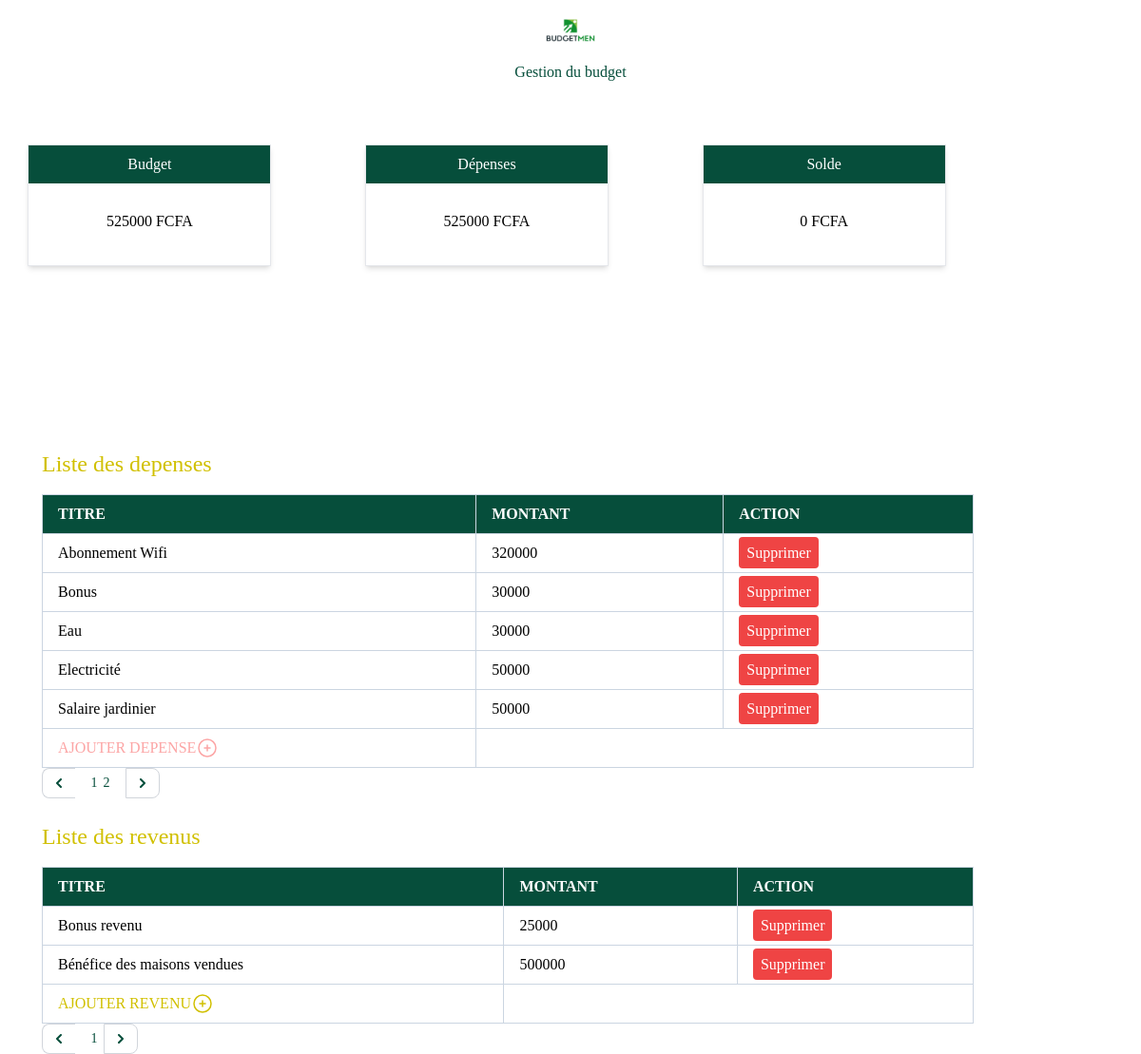
Before: / with the older database file.
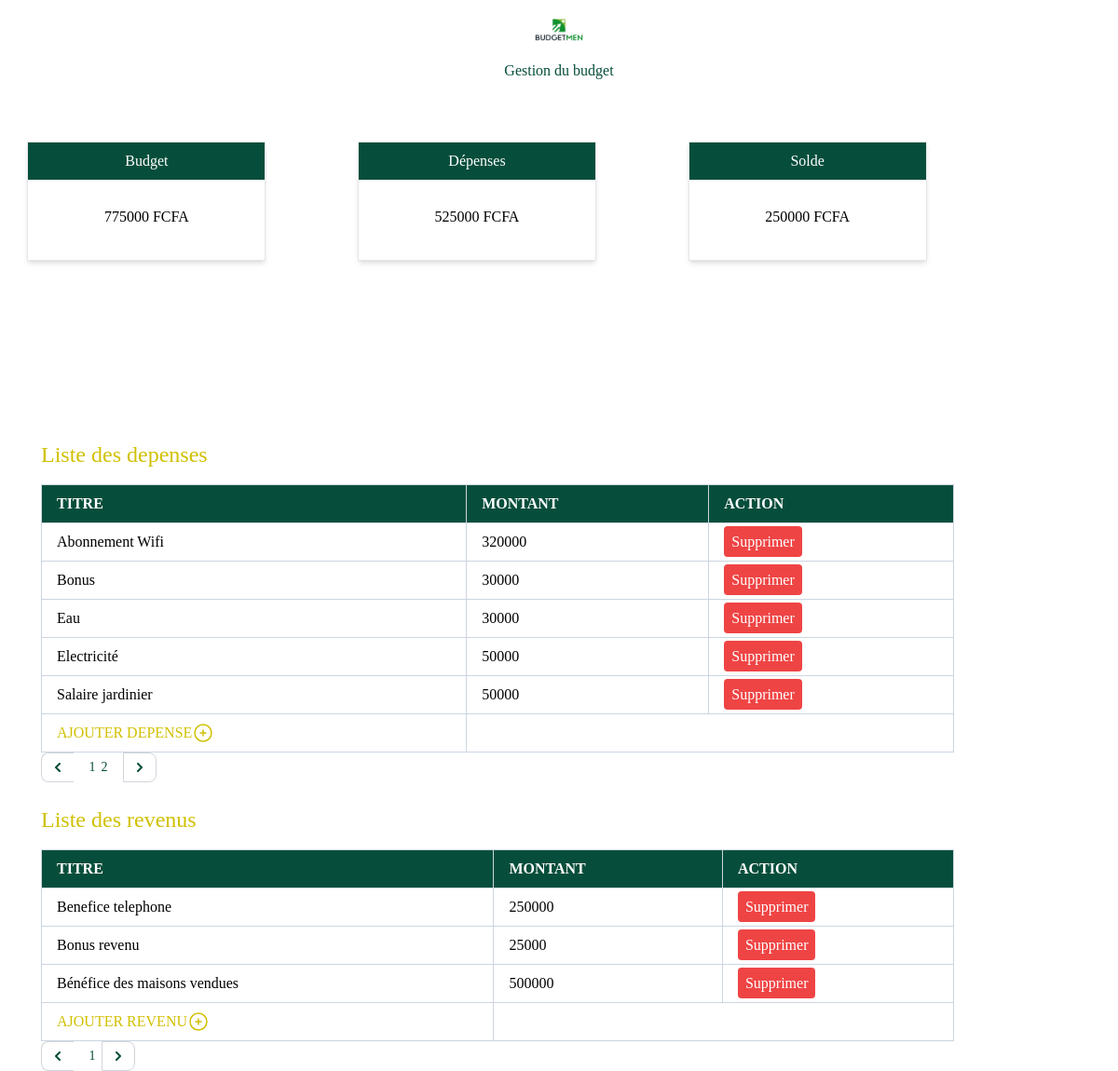
After: the same page with the newer database file.
### app.py (models this page shows, shortened)
class Depense(db.Model):
    id = db.Column(db.Integer, primary_key=True)
    titre = db.Column(db.String(100), nullable=False)
    montant = db.Column(db.Integer, nullable=False)

class Revenu(db.Model):
    id = db.Column(db.Integer, primary_key=True)
    titre = db.Column(db.String(100), nullable=False)
    montant = db.Column(db.Integer, nullable=False)

### app.py (the view)
@app.route("/")
def index():
    page = request.args.get('page', 1, type=int)  # par defaut 1
    depenses = Depense.query.order_by(Depense.titre).paginate(page=page, per_page=5, error_out=False)
    page = request.args.get('page', 1, type=int)
    revenus = Revenu.query.order_by(Revenu.titre).paginate(page=page, per_page=5, error_out=False)
    total_deps = db.session.query(db.func.sum(Depense.montant)).scalar()
    budget = db.session.query(db.func.sum(Revenu.montant)).scalar()
    solde = budget - total_deps
    return render_template("index.html",total_deps=total_deps, depenses=depenses, revenus=revenus, budget=budget, solde=solde)

### templates/index.html (shortened to what the changed rows need)
{% extends "./base.html" %}
  {% block content %}
    {% include "logo.html" %}
      <div>
        <div class="container pt-5">
            <div class="grid grid-cols-3 gap-10  dark:grid grid-rows-2 md:cols-1">
              <div class="bg-white shadow-md min-w-64 min-h-32 mx-auto border border-gray-200 "><div class="grid-flow-row px-4 py-2 bg-emerald-900 text-white text-center">Budget</div><p class="text-center m-7"> {{ budget }} FCFA</p></div>
              <div class="bg-white shadow-md min-w-64 min-h-32 mx-auto border border-gray-200 "><div class="grid-flow-row px-4 py-2 bg-emerald-900 text-white text-center">Solde</div><p class="text-center m-7"> {{ solde }} FCFA</p></div>
            </div>
          <br>
            {% include "layouts.html" %}
          <div>
            <div class="pl-11">
              <h1 class="font text-2xl mb-4 text-[#D1C000]">Liste des depenses</h1>
              <table class="border-collapse border border-slate-300 inline-table w-full">
                  <thead>
                    <tr>
                      <th class="border border-slate-300 px-4 py-2 bg-emerald-900 text-white text-left">TITRE</th>
                      <th class="border border-slate-300 px-4 py-2 bg-emerald-900 text-white text-left">MONTANT</th>
                      <th class="border border-slate-300 px-4 py-2 bg-emerald-900 text-white text-left">ACTION</th>
                    </tr>
                  </thead>
                  {% for depense in depenses %}
                  <tbody>
                    <tr>
                      <td class="border border-slate-300 px-4 py-2 "><a class="hover:text-[#D1C000]" href="/update/{{depense.id}}/">{{depense.titre}}</a></td>
                      <td class="border border-slate-300 px-4 py-2"><a class="hover:text-[#D1C000]" href="/update/{{depense.id}}/">{{depense.montant}}</a></td>
                      <td class="border border-slate-300 px-4 py-2">
                        <a href="/delete/{{depense.id}}/"
                        class="bg-red-500 hover:bg-red-600 active:bg-red-700 focus:outline-none focus:ring focus:ring-violet-300 p-2 rounded text-white">
                          Supprimer
                        </a>
                      </td>
                    </tr>
                  </tbody>
                  {% endfor %}
                  {% if  budget  >  total_deps %}
                  <tr>
                    <td class="border border-slate-300 px-4 py-2">
                      <div>
                        <a href="/create_dep" class="flex flex-wrap text-[#D1C000]">AJOUTER DEPENSE
                          <svg xmlns="http://www.w3.org/2000/svg" fill="none" viewBox="0 0 24 24" stroke-width="1.5" stroke="currentColor" class="float-right size-6">
                            <path stroke-linecap="round" stroke-linejoin="round" d="M12 9v6m3-3H9m12 0a9 9 0 1 1-18 0 9 9 0 0 1 18 0Z"/>
                          </svg>
                        </a>
                      </div>
                    </td>
                   </tr>
                   {% else %}
                   <tr>
                    <td class="border border-slate-300 px-4 py-2">
                      <div>
                        <a href="/impo_dep" class="flex flex-wrap text-red-300">AJOUTER DEPENSE
                          <svg xmlns="http://www.w3.org/2000/svg" fill="none" viewBox="0 0 24 24" stroke-width="1.5" stroke="currentColor" class="float-right size-6">
                            <path stroke-linecap="round" stroke-linejoin="round" d="M12 9v6m3-3H9m12 0a9 9 0 1 1-18 0 9 9 0 0 1 18 0Z"/>
                          </svg>
                        </a>
                      </div>
                    </td>
                   </tr>
                   {% endif %}
                </table>
                <br>
                <nav aria-label="Page navigation example">
                  <ul class="flex items-center -space-x-px h-8 text-sm">
                    {% for page_num in depenses.iter_pages() %}
                    {% if page_num %}
                    {% if page_num != depenses.page %}
                    <li class="page-item"><a class="page-link text-emerald-900" href="/?page={{ page_num }}">{{ page_num }}</a></li>&nbsp;&nbsp;
                    {% else %}
                    <li class="page-item active" aria-current="page">
                        <span class="page-link text-emerald-900">{{ page_num }}</span>
                    </li>
                    {% endif %}
                    {% else %}
                    <li class="page-item disabled"><span class="page-link">...</span></li>
                    {% endif %}
                    {% endfor %}
                  </ul>
                </nav>
            </div>
          </div>
          <br>
          <div>
            {% include "revenu/index_revenu.html" %}
          </div>
        </div>
    </div>
  {% endblock content %}

### templates/revenu/index_revenu.html (shortened to what the changed rows need)
{% extends "./base.html" %}
{% block content %}
<div class="pl-11">
    <h1 class="font text-2xl mb-4 text-[#D1C000]">Liste des revenus</h1>
    <table class="border-collapse border border-slate-300 inline-table w-full">
        <thead>
          <tr>
            <th class="border border-slate-300 px-4 py-2 bg-emerald-900 text-white text-left">TITRE</th>
            <th class="border border-slate-300 px-4 py-2 bg-emerald-900 text-white text-left">MONTANT</th>
            <th class="border border-slate-300 px-4 py-2 bg-emerald-900 text-white text-left">ACTION</th>
          </tr>
        </thead>
        {% for revenu in revenus %}
        <tbody>
          <tr>
            <td class="border border-slate-300 px-4 py-2 "><a class="hover:text-[#D1C000]" href="/update_revenu/{{revenu.id}}/">{{revenu.titre}}</a></td>
            <td class="border border-slate-300 px-4 py-2"><a class="hover:text-[#D1C000]" href="/update_revenu/{{revenu.id}}/">{{revenu.montant}}</a></td>
            <td class="border border-slate-300 px-4 py-2">
              <a href="/delete_revenu/{{revenu.id}}/"
              class="bg-red-500 hover:bg-red-600 active:bg-red-700 focus:outline-none focus:ring focus:ring-violet-300 p-2 rounded text-white">
                Supprimer
              </a>
            </td>
          </tr>
        </tbody>
        {% endfor %}
      </table>
      <br>
      <nav aria-label="Page navigation example">
        <ul class="flex items-center -space-x-px h-8 text-sm">
          {% for page_num in revenus.iter_pages() %}
          {% if page_num %}
          {% if page_num != revenus.page %}
          <li class="page-item"><a class="page-link text-emerald-900" href="/?page={{ page_num }}">{{ page_num }}</a></li>&nbsp;&nbsp;
          {% else %}
          <li class="page-item active" aria-current="page">
              <span class="page-link text-emerald-900">{{ page_num }}</span>
          </li>
          {% endif %}
          {% else %}
          <li class="page-item disabled"><span class="page-link">...</span></li>
          {% endif %}
          {% endfor %}
        </ul>
      </nav>
  </div>
{% endblock content %}

Changed rows visible on the page:
added Revenu: titre "Benefice telephone", montant "250000"
Other visible differences:
{{ budget }}: "525000" → "775000"
{{ solde }}: "0" → "250000"
